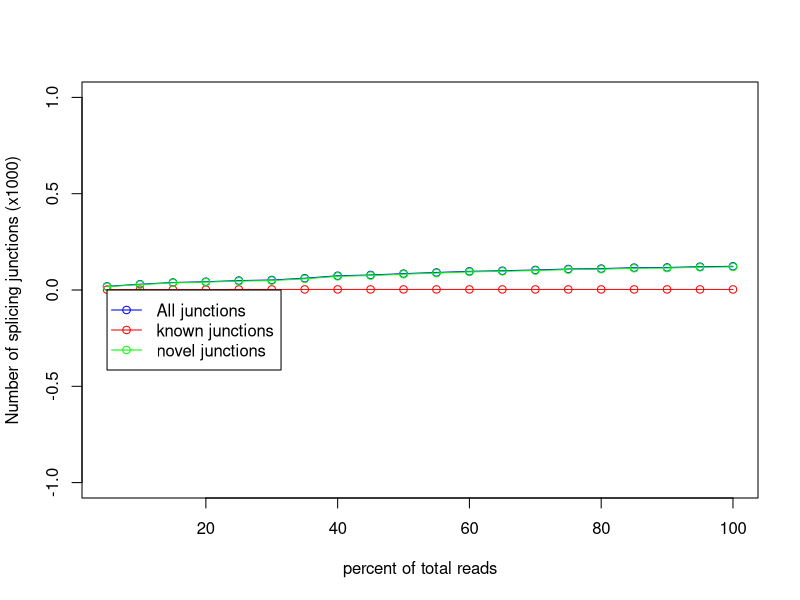

This figure's R source:
pdf('WT_REP1.junctionSaturation_plot.pdf')
x=c(5,10,15,20,25,30,35,40,45,50,55,60,65,70,75,80,85,90,95,100)
y=c(2,2,2,2,3,3,3,3,3,3,3,3,3,3,3,3,3,3,3,3)
z=c(19,30,39,43,49,52,61,74,78,85,91,97,100,104,109,111,116,117,121,123)
w=c(17,28,37,41,46,49,58,71,75,82,88,94,97,101,106,108,113,114,118,120)
m=max(0,0,0)
n=min(0,0,0)
plot(x,z/1000,xlab='percent of total reads',ylab='Number of splicing junctions (x1000)',type='o',col='blue',ylim=c(n,m))
points(x,y/1000,type='o',col='red')
points(x,w/1000,type='o',col='green')
legend(5,0, legend=c("All junctions","known junctions", "novel junctions"),col=c("blue","red","green"),lwd=1,pch=1)
dev.off()
